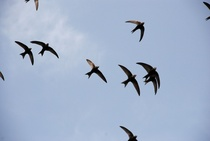
%> input picture Lab07/ptaki2.jpg, 210 x 141 px, shrunk from 640 x 428 before the run
$ octave lab07_01.m   (GNU Octave 9; MATLAB toolbox functions it lacks are replaced by stand-ins)
%> lines starting %> are read from the running program, lines starting %| are printed output that depends on the picture; in (x1, y1, x2, y2) boxes, pixels count from 0 and x2, y2 are one past the last pixel; in counts of white or black regions, pixels touching at a corner belong together; the program's own positions count from 1
clear; clc;

im = double(imread('ptaki2.jpg'))/255;

gim = rgb2gray(im);
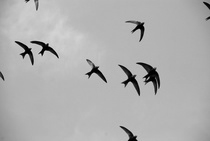
%> gim: size 141x210 double; min 0, max 0.879, mean 0.691


bim = ~imbinarize(gim, .5);
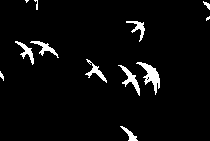
%> bim: size 141x210 logical; 4.1% white; 12 white regions (2 under 20 px), largest, box (x1, y1, x2, y2) and area: (136, 62, 160, 95) 286, (118, 65, 140, 96) 191, (30, 41, 59, 58) 144


%figure;
%imshow(bim);


bim = imclose(bim, ones(5));
%> bim: size 141x210 logical; 4.4% white; 12 white regions (2 under 20 px), largest, box (x1, y1, x2, y2) and area: (136, 62, 160, 95) 310, (118, 65, 140, 96) 203, (15, 41, 34, 65) 160
%bim = imopen(bim, ones(5));

%figure;
%imshow(bim);

% segmentacja
l = bwlabel(bim);
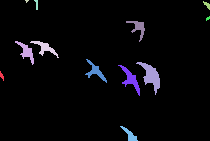
%> l: size 141x210 double; 13 distinct labels, from 0 to 12; one colour per label, 0 black

n = max(l(:));
%> n = 12

for i = 1:n
    if length(l(l==i)) < 1000
       l(l==i) = 0;
    end
end
%> this loop made 12 passes
%> l: size 141x210 double; 4.42% of pixels changed, all inside (x1, y1, x2, y2) = (0, 0, 210, 141)

l = bwlabel(l > 0);
n = max(l(:));
%> n = 0

%figure;
%imshow(label2rgb(l));

fun = {@AO5RMalinowska, @AO5RDanielsson, @AO5RBlairBliss, @AO5RHaralick, @AO5RFeret};
Nfun = length(fun);

wsp2 = zeros(n, Nfun);

for i=1:n
    k = regionprops(l == i, 'all');
    for j=1:Nfun
        wsp2(i, j) = fun{j}(k.Image);
    end

end
%> this loop made 0 passes


%%%%%%%%%%%%%%%%%%%%%%%%%%%%%%%%%%%%%%%%%%%%%%
im = double(imread('ptaki.jpg'))/255;
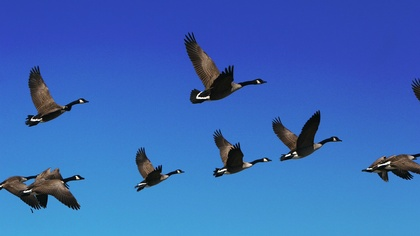
%> input picture Lab07/ptaki.jpg, 420 x 236 px, shrunk from 1279 x 719 before the run
%> im: size 236x420x3 double
r = im(:,:,1);
b = im(:,:,3);
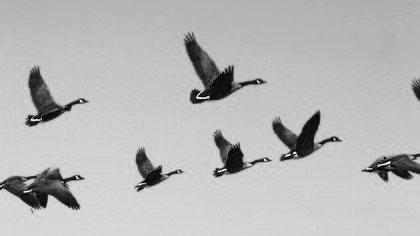
%> b: size 236x420 double; min 0, max 1, mean 0.723

b = ~imbinarize(b, 0.6);
%> b: size 236x420 logical; 9.4% white; 9 white regions (1 under 20 px), largest, box (x1, y1, x2, y2) and area: (184, 32, 267, 104) 1970, (0, 168, 85, 210) 1891, (272, 110, 342, 162) 1374

r(r < 0.15) = 1;
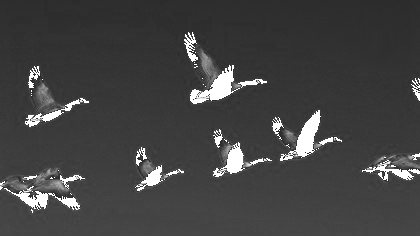
%> r: size 236x420 double; min 0.153, max 1, mean 0.264
r = imbinarize(r, 0.3);
%> r: size 236x420 logical; 7.7% white; 50 white regions (38 under 20 px), largest, box (x1, y1, x2, y2) and area: (0, 167, 86, 214) 1645, (190, 49, 267, 104) 1298, (280, 110, 342, 163) 1005

bim = b | r;
%> bim: size 236x420 logical; 10.2% white; 9 white regions (1 under 20 px), largest, box (x1, y1, x2, y2) and area: (0, 167, 86, 214) 2175, (184, 32, 267, 104) 2009, (272, 110, 342, 163) 1457

bim = imclose(bim, ones(5));
%> bim: size 236x420 logical; 10.5% white; 8 white regions, largest, box (x1, y1, x2, y2) and area: (0, 167, 86, 214) 2256, (184, 32, 267, 104) 2037, (272, 110, 342, 163) 1491
bim = imopen(bim, ones(5));
%> bim: size 236x420 logical; 10.2% white; 12 white regions, largest, box (x1, y1, x2, y2) and area: (0, 168, 83, 211) 2235, (184, 32, 245, 104) 1926, (272, 112, 324, 161) 1383

l = bwlabel(bim);
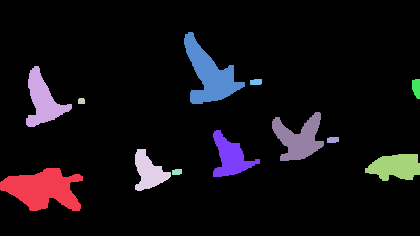
%> l: size 236x420 double; 13 distinct labels, from 0 to 12; one colour per label, 0 black

n = max(l(:));
%> n = 12

%figure;
%imshow(label2gray(l));

wsp = zeros(n, Nfun);

for i=1:n
    k = regionprops(l == i, 'all');
    for j=1:Nfun
%> (the run ends here)
